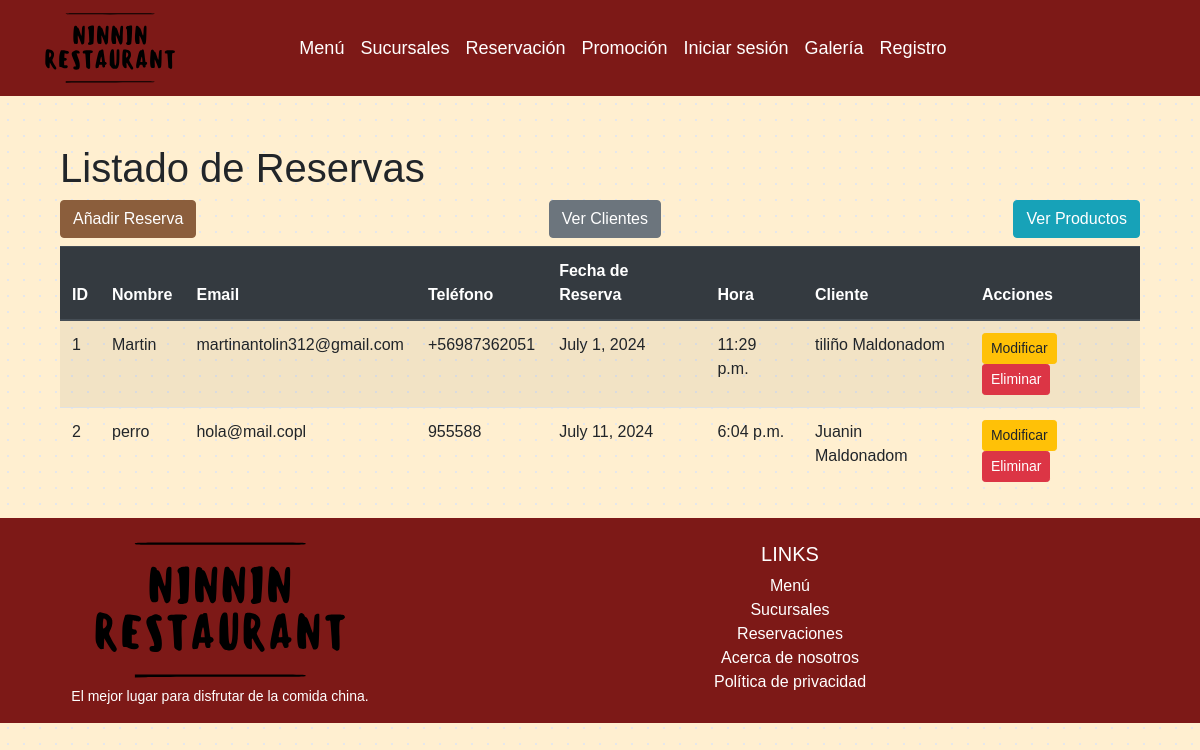
The app's page /clientes/reservaList, older data.
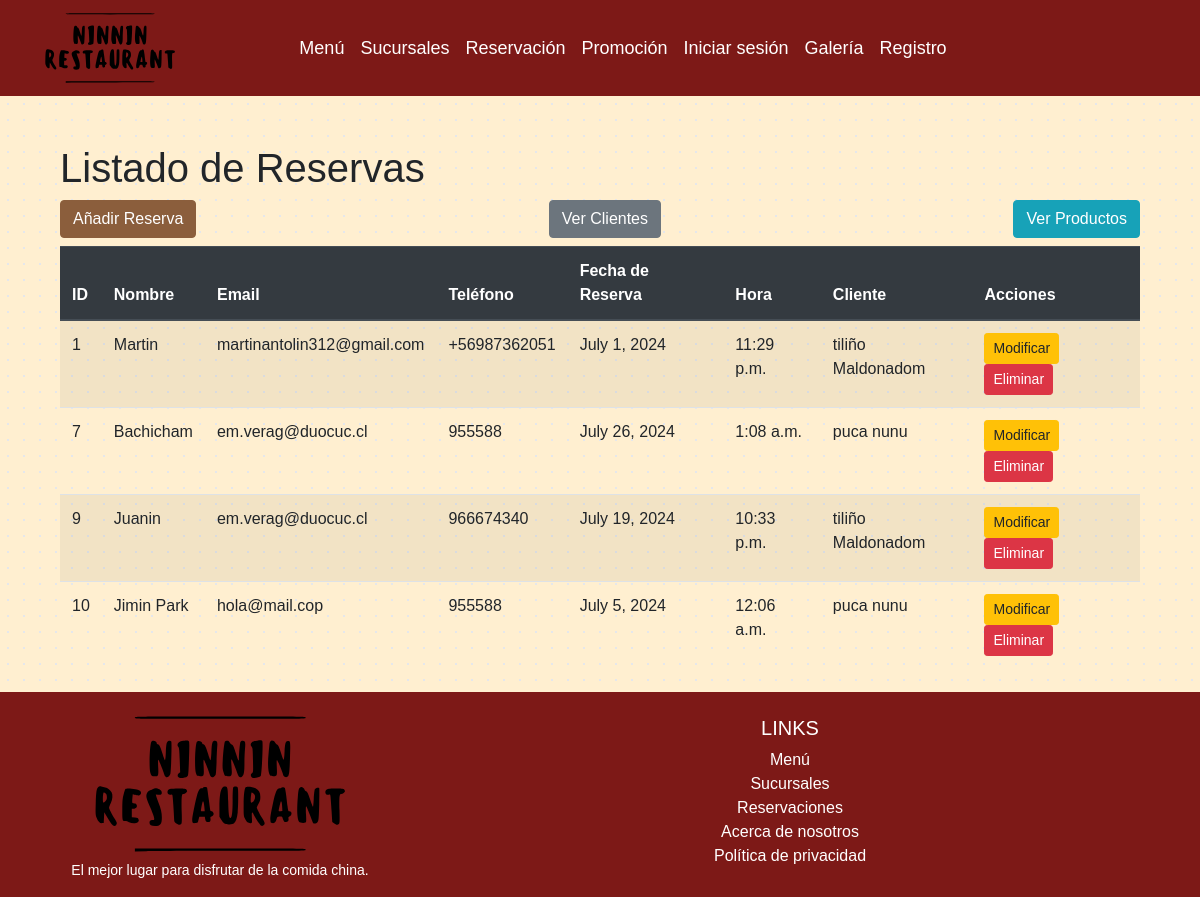
The same page, newer data.
### clientes/models.py (models this page shows, shortened)
class Reserva(models.Model):
    id_reserva = models.AutoField(db_column='idreserva', primary_key=True)
    cli_reserva = models.ForeignKey(Cliente, on_delete=models.CASCADE)
    nombre = models.CharField(max_length=100)
    email = models.EmailField()
    telefono = models.CharField(max_length=45)
    fecha_reserva = models.DateField()
    hora = models.TimeField()

class Cliente(models.Model):
    user   = models.OneToOneField(User, on_delete=models.CASCADE)
    nombre = models.CharField(max_length=100)
    apellido = models.CharField(max_length=100)
    fecha_nacimiento = models.DateField()
    email = models.EmailField()
    password = models.CharField(max_length=100)

### clientes/views.py (the view)
# urls.py: path('reservaList', views.reserva_list, name='reserva_list'),
def reserva_list(request):
    reservas = Reserva.objects.all()
    return render(request, 'reservas/reserva_list.html', {'reservas': reservas})

### clientes/templates/reservas/reserva_list.html (shortened to what this page needs)
{% extends "clientes/base.html" %}
{% block content %}
<div class="container mt-4">
    <h1>Listado de Reservas</h1>
    <div class="d-flex justify-content-between mb-2">
        <a class="btn btn-primary" href="{% url 'reserva_add' %}">Añadir Reserva</a>
        <a class="btn btn-secondary" href="{% url 'crud' %}">Ver Clientes</a>
        <a class="btn btn-info" href="{% url 'crud_producto' %}">Ver Productos</a>
    </div>
    <table class="table table-striped">
        <thead class="thead-dark">
            <tr>
                <th scope="col">ID</th>
                <th scope="col">Nombre</th>
                <th scope="col">Email</th>
                <th scope="col">Teléfono</th>
                <th scope="col">Fecha de Reserva</th>
                <th scope="col">Hora</th>
                <th scope="col">Cliente</th>
                <th scope="col">Acciones</th>
            </tr>
        </thead>
        <tbody>
            {% for reserva in reservas %}
            <tr>
                <td>{{ reserva.id_reserva }}</td>
                <td>{{ reserva.nombre }}</td>
                <td>{{ reserva.email }}</td>
                <td>{{ reserva.telefono }}</td>
                <td>{{ reserva.fecha_reserva }}</td>
                <td>{{ reserva.hora }}</td>
                <td>{{ reserva.cli_reserva.nombre }} {{ reserva.cli_reserva.apellido }}</td>
                <td>
                    <a href="{% url 'reserva_update' reserva.id_reserva %}" class="btn btn-sm btn-warning">Modificar</a>
                    <form action="{% url 'reserva_del' reserva.id_reserva %}" method="post" style="display: inline;">
                        <input type="submit" value="Eliminar" class="btn btn-sm btn-danger">
                    </form>
                </td>
            </tr>
            {% empty %}
            <tr>
                <td colspan="8">No hay reservas disponibles</td>
            </tr>
            {% endfor %}
        </tbody>
    </table>
</div>
{% endblock %}

### clientes/templates/clientes/base.html (shortened to what this page needs)
{% load static %}
<!DOCTYPE html>
<html lang="es">
<head>
    <link rel="stylesheet" href="https://cdn.jsdelivr.net/npm/bootstrap@4.6.2/dist/css/bootstrap.min.css"
>
    <link rel="stylesheet" href="{% static 'Layout/style.css' %}">
</head>
<body class="is-preload">
    <div id="page-wrapper">
        <header id="header">
            <nav id="navbar" class="navbar navbar-expand-lg navbar-dark custom-navbar">
                <div class="container">
                    <a class="navbar-brand" href="{% url 'index' %}">
                        <img src="{% static 'Components/icons/icono.svg' %}" alt="Logo" class="navbar-logo">
                    </a>
                    <div class="collapse navbar-collapse" id="navbarNav">
                        <ul class="navbar-nav mx-auto custom-nav">
                            <li class="nav-item">
                                <a class="nav-link" href="{% url 'comidas' %}">Menú</a>
                            </li>
                            <li class="nav-item">
                                <a class="nav-link" href="{% url 'sucursal' %}">Sucursales</a>
                            </li>
                            <li class="nav-item">
                                <a class="nav-link" href="{% url 'reservacion' %}">Reservación</a>
                            </li>
                            <li class="nav-item">
                                <a class="nav-link" href="{% url 'promociones' %}">Promoción</a>
                            </li>
                            {% if user.is_authenticated %}
                                <li class="nav-item dropdown">
                                    <a class="nav-link dropdown-toggle" href="#" id="navbarDropdown" role="button"
                                        data-toggle="dropdown" aria-haspopup="true" aria-expanded="false">
                                        {{ user.username }}
                                    </a>
                                    <div class="dropdown-menu" aria-labelledby="navbarDropdown">
                                        <form id="logoutForm" action="{% url 'logout' %}" method="post">
                                            {% csrf_token %}
                                            <button type="submit" class="dropdown-item">Cerrar sesión</button>
                                        </form>
                                    </div>
                                </li>
                            {% else %}
                                <li class="nav-item">
                                    <a href="{% url 'login' %}" class="nav-link">Iniciar sesión</a>
                                </li>
                            {% endif %}
                            <li {% if clase == 'galeria' %} class="current" {% endif %}>
                                <a href="{% url 'galeria' %}" class="nav-link">Galería</a>
                            </li>
                            {% if not user.is_authenticated %}
                                <li {% if clase == 'registro' %} class="current" {% endif %}>
                                    <a class="nav-link" href="{% url 'registro' %}">Registro</a>
                                </li>
                            {% endif %}
                        </ul>
                    </div>
                </div>
            </nav>
        </header>
        <div id="content-wrapper">
            <div class="container mt-5">
                {% block content %}
                {% endblock %}
            </div>
        </div>
        <footer id="footer"
            class="page-footer font-small pt-4 mt-4 d-flex flex-column align-items-center justify-content-center"
            style="background-color: #7D1917; color: white;">
            <div class="container text-center">
                <div class="row justify-content-center">
                    <div class="col-md-4 mt-md-0 mt-3">
                        <img src="{% static 'Components/icons/icono.svg' %}" alt="Logo" class="footer-logo mb-2">
                        <p>El mejor lugar para disfrutar de la comida china.</p>
                    </div>
                    <div class="col-md-8 mb-md-0 mb-3">
                        <h5 class="text-uppercase">Links</h5>
                        <ul class="list-unstyled">
                            <li><a href="{% url 'comidas' %}" class="footer-link">Menú</a></li>
                            <li><a href="{% url 'sucursal' %}" class="footer-link">Sucursales</a></li>
                            <li><a href="{% url 'reservacion' %}" class="footer-link">Reservaciones</a></li>
                            <li><a href="#" class="footer-link">Acerca de nosotros</a></li>
                            <li><a href="#" class="footer-link">Política de privacidad</a></li>
                        </ul>
                    </div>
                </div>
            </div>
        </footer>
    </div>
</body>
</html>

### mysite/static/Layout/style.css (style rules this page uses)
body { background: radial-gradient(#e5e7eb 1px, transparent 1px); background-color: #FFEFD0; background-size: 16px 16px; font-family: Arial, sans-serif; }
p { font-size: 14px; }
.navbar { background-color: #7D1917; }
.nav-link { color: white !important; font-size: 18px; }
.navbar-logo { width: 130px; height: auto; }
@media (min-width: 992px) { .custom-nav { transform: translateX(-50px); } }
.footer-logo { width: 250px; margin-bottom: 20px; }
.page-footer { color: white; background-color: #7D1917; }
.footer-link { color: white; text-decoration: none; }
.btn-primary { background-color: #8b5e3c; border-color: #8b5e3c; }
.navbar { position: relative; z-index: 1000; }

Row changes from the older to the newer data that the page shows:
removed Reserva: id_reserva "2", nombre "perro", email "hola@mail.copl", telefono "955588", fecha_reserva "July 11, 2024", hora "6:04 p.m.", cli_reserva.nombre "Juanin", cli_reserva.apellido "Maldonadom"
added Reserva: id_reserva "7", nombre "Bachicham", email "em.verag@duocuc.cl", telefono "955588", fecha_reserva "July 26, 2024", hora "1:08 a.m.", cli_reserva.nombre "puca", cli_reserva.apellido "nunu"
added Reserva: id_reserva "9", nombre "Juanin", email "em.verag@duocuc.cl", telefono "966674340", fecha_reserva "July 19, 2024", hora "10:33 p.m.", cli_reserva.nombre "tiliño", cli_reserva.apellido "Maldonadom"
added Reserva: id_reserva "10", nombre "Jimin Park", email "hola@mail.cop", telefono "955588", fecha_reserva "July 5, 2024", hora "12:06 a.m.", cli_reserva.nombre "puca", cli_reserva.apellido "nunu"
